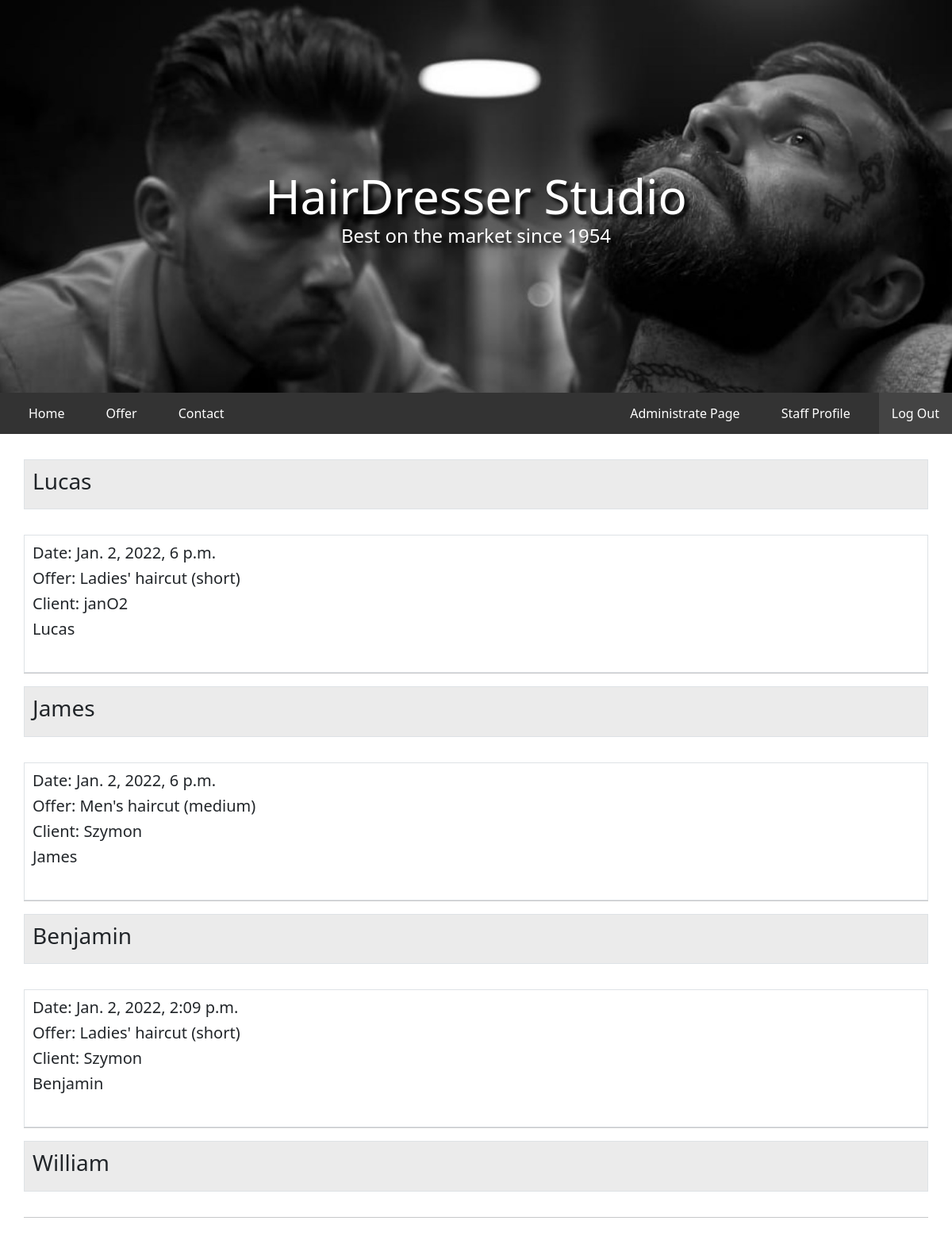
The app's page /staffprofile/ (signed in) with its own data.
### app/models.py (models this page shows, shortened)
class Barber(Model):
    Name = TextField()

class Reservation(Model):
    Offer = models.ForeignKey(Offer, on_delete=models.CASCADE, null=True)
    Barber = models.ForeignKey(Barber, on_delete=models.CASCADE, null=True)
    Client = TextField()
    Date = DateTimeField()

class Offer(Model):
    Name = TextField()
    Price = IntegerField(default='0')
    def __str__(self):
        return 'Offer: {}'.format(self.Name)

### app/views.py (the view)
# urls.py: path('staffprofile/', staff_profile),
@staff_member_required
def staff_profile(request):
    reservations = Reservation.objects.all()
    barbers = Barber.objects.all()
    return render(request, "home/staff_profile.html",{'reservations': reservations, 'barbers': barbers})

### app/templates/home/staff_profile.html (shortened to what this page needs)
{% load static %}
<!doctype html>
<html lang="pl">
    <head>
        <link href="https://cdn.jsdelivr.net/npm/bootstrap@5.0.2/dist/css/bootstrap.min.css" rel="stylesheet">
        <link rel="stylesheet" href="{% static 'style.css' %}">
    </head>
    <body>
        <div class="header">
          <img id="headback" src="{% static 'header_back.jpg' %}" alt="My image">
          <p class="header_center">HairDresser Studio</p>
          <p class="header_center_sub">Best on the market since 1954</p>
        </div>
        <ul>
          <li><a href="/home">Home</a></li>
          <li><a href="#offer">Offer</a></li>
          <li><a href="#contact">Contact</a></li>
          {% if request.user.is_authenticated %}
            <li style="float:right"><a class="login" href="/logout">Log Out</a></li>
            {% if request.user.is_staff %}
            <li style="float:right"><a href="/staffprofile">Staff Profile</a></li>
              {% if request.user.is_superuser %}
                <li style="float:right"><a href="/admin">Administrate Page</a></li>
              {% endif %}
            {% else %}
              <li style="float:right"><a href="/userprofile">{{user.username}} - Profile</a></li>
              <li style="float:right"><a href="/newreservation">New Reservation</a></li>
            {% endif %}
          {% else %}
            <li style="float:right"><a class="login" href="/login">Log In</a></li>
          {% endif %}
        </ul>
        <div class="container">
          <div class="row">
            {% for b in barbers %}
              <div style="padding:10px; background-color: rgba(156, 156, 156, 0.205);" class="border col-sm-12">
                <h3>{{b.Name}}</h3>
              </div>
          </div>
          <div class="row">
              {% for r in reservations %}
                {% if r.Barber.Name == b.Name %}
                  <div style="padding:10px" class="border col-sm-12">
                    <h5>Date: {{r.Date}}</h5>
                    <h5>{{r.Offer}}</h5>
                    <h5>Client: {{r.Client}}</h5>
                    <h5>{{r.Barber.Name}}</h5>
                    <br>
                  </div>
                {% endif %}
              {% endfor %}
            <hr>
            {% endfor %}
          </div>
  </div>
    </body>
</html>

### static/style.css (style rules this page uses)
html { scroll-behavior: smooth; }
ul { list-style-type: none; margin: 0; padding: 0; overflow: hidden; background-color: #333; position: -webkit-sticky; position: sticky; top: 0; font-size:2vh; }
li { color:white; float: left; }
li a { display: block; color: white; text-align: center; padding: 14px 16px; text-decoration: none; margin-left: 20px; }
.login { background-color: rgb(68, 68, 68); }
#headback { width:100%; object-fit: cover; }
.header { position: relative; text-align: center; color: white; }
.header_center { position: absolute; top: 50%; left: 50%; transform: translate(-50%, -50%); font-size: 5vw; text-shadow: 5px 5px 5px black; }
.header_center_sub { position: absolute; top: 60%; left: 50%; transform: translate(-50%, -50%); font-size: 2vw; text-shadow: 5px 5px 5px black; }
.row { margin-top: 4vh; margin-bottom: 4vh; }
.border { justify-content: space-between; }

### records on screen
Barber: Name "Lucas"
Reservation: Date "Jan. 2, 2022, 6 p.m.", Offer "Offer: Ladies' haircut (short)", Client "janO2", Barber.Name "Lucas"
Barber: Name "James"
Reservation: Date "Jan. 2, 2022, 6 p.m.", Offer "Offer: Men's haircut (medium)", Client "Szymon", Barber.Name "James"
Barber: Name "Benjamin"
Reservation: Date "Jan. 2, 2022, 2:09 p.m.", Offer "Offer: Ladies' haircut (short)", Client "Szymon", Barber.Name "Benjamin"
Barber: Name "William"
